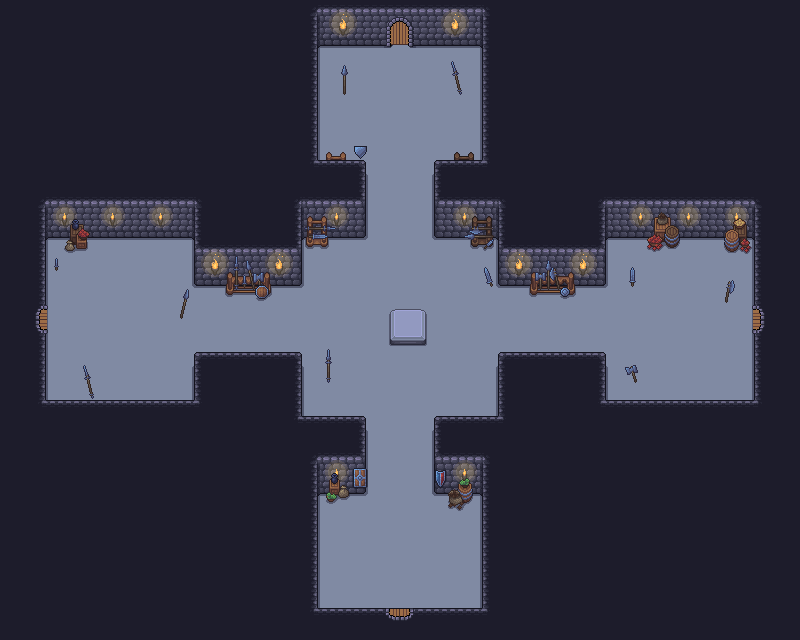

A level layout from a 2D game, rendered from its tile map. Below: a short description, then the map file with tile-grid data replaced by summaries:
An orthogonal 50x40 tile map with 16x16 px tiles, 8 tile layers (Fondo, Suelo, Suelo Decoracion, Suelo Decoracion 2, ...), 11 tilesets and 31 objects.

<map version="1.10" tiledversion="1.12.1" orientation="orthogonal" renderorder="right-down" width="50" height="40" tilewidth="16" tileheight="16" infinite="0" nextlayerid="13" nextobjectid="39">
 <tileset firstgid="1" source="../tilesets/Paredes2.tsx" />
 <tileset firstgid="494" source="../tilesets/puertas.tsx" />
 <tileset firstgid="498" source="../tilesets/player.tsx" />
 <tileset firstgid="499" source="../tilesets/Fuegos.tsx" />
 <tileset firstgid="697" source="../tilesets/supplies_objects.tsx" />
 <tileset firstgid="1252" source="../tilesets/pedestals.tsx" />
 <tileset firstgid="1622" source="../tilesets/corazon.tsx" />
 <tileset firstgid="1623" source="../tilesets/azeris.tsx" />
 <tileset firstgid="1624" source="../tilesets/amongus.tsx" />
 <tileset firstgid="1625" source="../tilesets/skeleton.tsx" />
 <tileset firstgid="1627" source="../tilesets/goomba.tsx" />
 <group id="2" name="Room">
  <layer id="1" name="Fondo" width="50" height="40">
   <data>[2000 cells, 2000 non-empty, 1 distinct tile ids]</data>
  </layer>
  <layer id="3" name="Suelo" width="50" height="40">
   <data>[2000 cells, 1702 non-empty, 1 distinct tile ids]</data>
  </layer>
  <layer id="4" name="Suelo Decoracion" width="50" height="40">
   <data>[2000 cells, 4 non-empty, 2 distinct tile ids]</data>
  </layer>
  <layer id="5" name="Suelo Decoracion 2" width="50" height="40">
   <data>[2000 cells, 0 non-empty, 0 distinct tile ids]</data>
  </layer>
  <layer id="6" name="Paredes" width="50" height="40">
   <data>[2000 cells, 1450 non-empty, 29 distinct tile ids]</data>
  </layer>
  <layer id="7" name="Decoracion 2" width="50" height="40">
   <data>[2000 cells, 114 non-empty, 15 distinct tile ids]</data>
  </layer>
  <layer id="8" name="Decoracion" width="50" height="40">
   <data>[2000 cells, 107 non-empty, 104 distinct tile ids]</data>
  </layer>
  <layer id="9" name="Puertas" width="50" height="40">
   <data>[2000 cells, 4 non-empty, 4 distinct tile ids]</data>
  </layer>
  <objectgroup id="10" name="Utils">
   <object id="7" gid="1622" x="148" y="325" width="18" height="18" />
   <object id="8" gid="1622" x="263" y="325" width="18" height="18" />
   <object id="10" gid="1622" x="503" y="329" width="18" height="18" />
   <object id="11" gid="1622" x="625" y="328" width="18" height="18" />
   <object id="14" gid="1622" x="389" y="145" width="18" height="18" />
   <object id="15" gid="1622" x="389" y="238" width="18" height="18" />
   <object id="16" gid="1622" x="393" y="439" width="18" height="18" />
   <object id="17" gid="1622" x="392" y="511" width="18" height="18" />
   <object id="18" gid="1622" x="344" y="288" width="18" height="18" />
   <object id="20" gid="1622" x="451" y="291" width="18" height="18" />
   <object id="21" gid="1622" x="341" y="403" width="18" height="18" />
   <object id="22" gid="1622" x="453" y="398" width="18" height="18" />
   <object id="23" gid="1623" x="397" y="329" width="21" height="21" />
  </objectgroup>
  <objectgroup id="11" name="Entities">
   <object id="24" gid="1624" x="324.333" y="375.667" width="30" height="30" />
   <object id="25" gid="1624" x="440.333" y="273.667" width="30" height="30" />
   <object id="26" gid="1625" x="321" y="287" width="32" height="32" />
   <object id="27" gid="1625" x="454" y="393" width="32" height="32" />
   <object id="28" gid="1625" x="387" y="463" width="32" height="32" />
   <object id="29" gid="1625" x="382" y="203" width="32" height="32" />
   <object id="30" gid="1627" x="276" y="329" width="16" height="16" />
   <object id="31" gid="1627" x="164.5" y="263.5" width="16" height="16" />
   <object id="32" gid="1627" x="329" y="141" width="16" height="16" />
   <object id="33" gid="1627" x="450" y="135" width="16" height="16" />
   <object id="34" gid="1627" x="558.667" y="326.667" width="16" height="16" />
   <object id="35" gid="1627" x="166.5" y="384.667" width="16" height="16" />
   <object id="36" gid="1627" x="338.667" y="517.333" width="16" height="16" />
   <object id="37" gid="1627" x="454.667" y="512" width="16" height="16" />
  </objectgroup>
  <objectgroup id="12" name="Player">
   <object id="3" gid="498" x="362" y="113" width="64" height="64" />
   <object id="4" gid="498" x="692.667" y="351.333" width="64" height="64" />
   <object id="5" gid="498" x="46" y="348" width="64" height="64" />
   <object id="6" gid="498" x="361.333" y="604.667" width="64" height="64" />
  </objectgroup>
 </group>
</map>
